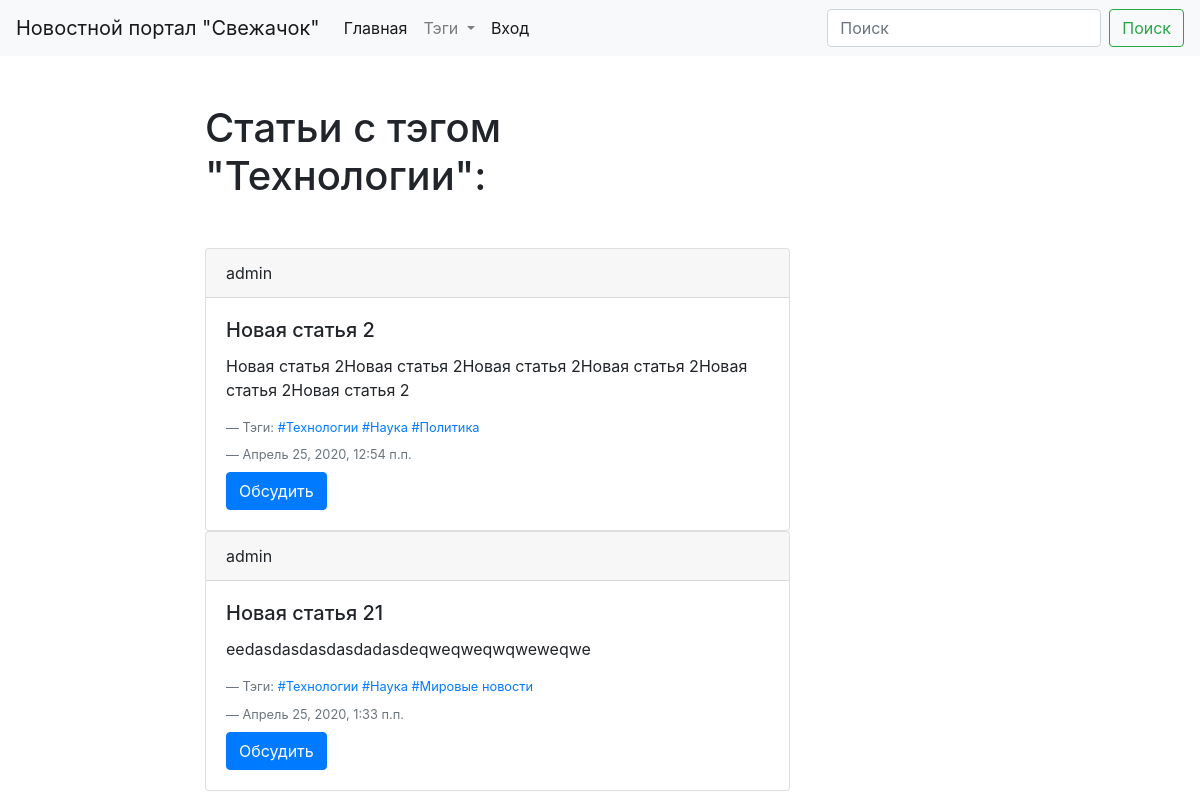
The app's page /news/tag/1 with its own data.
### News/models.py (models this page shows, shortened)
class Tags(models.Model):
    tag_name = models.CharField(max_length=30, verbose_name="Название тэга")
    def get_absolute_url(self):
        return reverse("url_tag", kwargs={"tag_id": self.pk})
    class Meta:
        verbose_name = 'Тэг'
        verbose_name_plural = 'Тэги'

class Notes(models.Model):
    title = models.CharField(max_length=50, verbose_name="Заголовок")
    text = models.TextField(verbose_name='Текст статьи')
    pub_date = models.DateTimeField(verbose_name='Дата публикации', auto_now_add=True)
    author = models.ForeignKey(User, on_delete=models.CASCADE, verbose_name="Автор")
    fk_tag = models.ManyToManyField(to=Tags, verbose_name="Тэги")
    def get_absolute_url(self):
        return reverse("url_detail", kwargs={"note_id": self.pk})
    class Meta:
        verbose_name = 'Статья'
        verbose_name_plural = 'Статьи'

### News/views.py (the view)
# urls.py: path('tag/<int:tag_id>', views.tag_detail, name="url_tag"),
def tag_detail(request, tag_id):
    try:
        tag = Tags.objects.get(pk=tag_id)
        context = {'tag': tag}
    except Tags.DoesNotExist:
        Http404('Тэга не существует!')
    return render(request, 'News/tag_detail.html', context)

### News/views.py (called while the page is built)
def custom_processor(request):
    tag = Tags.objects.all()
    tags = {'tags': tag}
    return tags

### News/templates/News/tag_detail.html
{% extends 'base.html' %}
{% block content %}
<h1 class="mb-5">Статьи с тэгом "{{tag.tag_name|title}}": </h1>
    {% for note in tag.notes_set.all %}
          {% include 'News/includes/note_cart_temp.html' %}
    {% endfor %}
{% endblock content %}

### templates/base.html (shortened to what this page needs)
{% load static %}
<!DOCTYPE html>
<html lang="en">
<head>
	<link rel="stylesheet" href="https://stackpath.bootstrapcdn.com/bootstrap/4.4.1/css/bootstrap.min.css"
>
	<link rel="stylesheet" href="{% static 'css/styles.css' %}">
</head>
<body>
	<nav class="navbar navbar-expand-lg navbar-light bg-light">
		<a class="navbar-brand" href="#">Новостной портал "Свежачок"</a>
		<div class="collapse navbar-collapse" id="navbarSupportedContent">
			<ul class="navbar-nav mr-auto">
				<li class="nav-item active">
					<a class="nav-link" href="{% url 'url_index' %}">Главная <span class="sr-only">(current)</span></a>
				</li>
				<li class="nav-item dropdown">
					<a class="nav-link dropdown-toggle" href="#" id="navbarDropdown" role="button"
						data-toggle="dropdown" aria-haspopup="true" aria-expanded="false">
						Тэги
					</a>
				</li>
				{% if request.user.is_authenticated %}
				<li class="nav-item dropdown">
					<a class="nav-link dropdown-toggle" href="#" id="navbarDropdown" role="button"
						data-toggle="dropdown" aria-haspopup="true" aria-expanded="false">
						Действия
					</a>
					<div class="dropdown-menu" aria-labelledby="navbarDropdown">
						<a class="dropdown-item" href="{% url 'url_note_create' %}">Добавить</a>
						{% if request.user.is_staff %}
						{% if panel %}
						<a class="dropdown-item" href="{{ panel.get_update_url }}"
							style="{% if detail %} display: block;{% else %} display: none;  {% endif %}">Изменить</a>
						<a class="dropdown-item" href="{{ panel.get_delete_url }}"
							style="{% if detail %} display: block;{% else %} display: none; {% endif %}">Удалить</a>
						{% endif %}
						{% endif %}
					</div>
				</li>
				<li class="nav-item dropdown">
					<a class="nav-link dropdown-toggle" href="#" id="navbarDropdown" role="button"
						data-toggle="dropdown" aria-haspopup="true" aria-expanded="false">
						{{ user.get_username }}
					</a>
					<div class="dropdown-menu" aria-labelledby="navbarDropdown">
						<a class="dropdown-item" href="{% url 'mynotes' %}">Мои статьи</a>
						<a class="dropdown-item" href="{% url 'logout' %}?next={{request.path}}">Выход</a>
					</div>
				</li>
				{% else %}
				<li class="nav-item active">
					<a class="nav-link" href="{% url 'login' %}?next={{request.path}}">Вход </a>
				</li>
				{% endif %}
			</ul>
			<form class="form-inline my-2 my-lg-0" action="{% url 'url_index' %}">
				<input class="form-control mr-sm-2" type="search" placeholder="Поиск" aria-label="Search" name='search'>
				<button class="btn btn-outline-success my-2 my-sm-0" type="submit">Поиск</button>
			</form>
		</div>
	</nav>
	<div class="conteiner mt-5">
		<div class="row">
			<div class="col-6 offset-md-2">
				{% block content %}{% endblock %}
			</div>
		</div>
	</div>
</body>
</html>

### News/templates/News/includes/note_cart_temp.html
<div class="card">
    <div class="card-header">
        {{ note.author }}
    </div>
    <div class="card-body">
        <h5 class="card-title">{{ note.title }}</h5>
        <p class="card-text">{{ note.text|truncatewords:15 }}</p>
        <footer class="blockquote-footer mb-2">Тэги: {% for tag in note.fk_tag.all %}
            <a href="{{ tag.get_absolute_url }}">#{{ tag.tag_name }}</a>
            {% endfor %}
        </footer>
        <footer class="blockquote-footer mb-2">{{ note.pub_date }}</footer>
        <a href="{{ note.get_absolute_url }}" class="btn btn-primary">Обсудить</a>
    </div>
</div>

### records on screen
Tags: tag_name "Технологии"
Notes: author "admin", title "Новая статья 2", text "Новая статья 2Новая статья 2Новая статья 2Новая статья 2Новая статья 2Новая статья 2", pub_date "Апрель 25, 2020, 12:54 п.п."
Tags: tag_name "Наука"
Tags: tag_name "Политика"
Notes: author "admin", title "Новая статья 21", text "eedasdasdasdasdadasdeqweqweqwqweweqwe", pub_date "Апрель 25, 2020, 1:33 п.п."
Tags: tag_name "Мировые новости"
